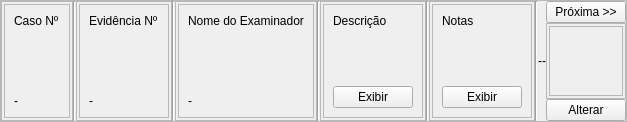
                  <widget class="QWidget" name="info">
                   <layout class="QGridLayout" name="gridLayout_82">
                    <property name="leftMargin">
                     <number>0</number>
                    </property>
                    <property name="topMargin">
                     <number>0</number>
                    </property>
                    <property name="rightMargin">
                     <number>0</number>
                    </property>
                    <property name="bottomMargin">
                     <number>0</number>
                    </property>
                    <property name="spacing">
                     <number>0</number>
                    </property>
                    <item row="0" column="0">
                     <widget class="QFrame" name="frame_relatorio">
                      <property name="frameShape">
                       <enum>QFrame::StyledPanel</enum>
                      </property>
                      <property name="frameShadow">
                       <enum>QFrame::Raised</enum>
                      </property>
                      <layout class="QGridLayout" name="gridLayout_84">
                       <property name="leftMargin">
                        <number>0</number>
                       </property>
                       <property name="topMargin">
                        <number>0</number>
                       </property>
                       <property name="rightMargin">
                        <number>0</number>
                       </property>
                       <property name="bottomMargin">
                        <number>0</number>
                       </property>
                       <property name="spacing">
                        <number>0</number>
                       </property>
                       <item row="0" column="0">
                        <layout class="QGridLayout" name="gridLayout_85">
                         <property name="spacing">
                          <number>0</number>
                         </property>
                         <item row="1" column="1">
                          <layout class="QGridLayout" name="gridLayout_91">
                           <property name="spacing">
                            <number>0</number>
                           </property>
                           <item row="2" column="0">
                            <widget class="QPushButton" name="pushButton_changeParams">
                             <property name="maximumSize">
                              <size>
                               <width>82</width>
                               <height>16777215</height>
                              </size>
                             </property>
                             <property name="text">
                              <string>Alterar</string>
                             </property>
                            </widget>
                           </item>
                           <item row="0" column="0">
                            <widget class="QPushButton" name="pushButton_secondTab">
                             <property name="maximumSize">
                              <size>
                               <width>82</width>
                               <height>16777215</height>
                              </size>
                             </property>
                             <property name="text">
                              <string>Próxima &gt;&gt;</string>
                             </property>
                            </widget>
                           </item>
                           <item row="1" column="0">
                            <widget class="QFrame" name="frame_18">
                             <property name="frameShape">
                              <enum>QFrame::StyledPanel</enum>
                             </property>
                             <property name="frameShadow">
                              <enum>QFrame::Raised</enum>
                             </property>
                             <layout class="QGridLayout" name="gridLayout_100">
                              <property name="leftMargin">
                               <number>2</number>
                              </property>
                              <property name="topMargin">
                               <number>2</number>
                              </property>
                              <property name="rightMargin">
                               <number>2</number>
                              </property>
                              <property name="bottomMargin">
                               <number>2</number>
                              </property>
                              <property name="spacing">
                               <number>0</number>
                              </property>
                              <item row="0" column="0">
                               <widget class="QFrame" name="frame_20">
                                <property name="frameShape">
                                 <enum>QFrame::StyledPanel</enum>
                                </property>
                                <property name="frameShadow">
                                 <enum>QFrame::Raised</enum>
                                </property>
                                <layout class="QGridLayout" name="gridLayout_103">
                                 <property name="leftMargin">
                                  <number>2</number>
                                 </property>
                                 <property name="topMargin">
                                  <number>2</number>
                                 </property>
                                 <property name="rightMargin">
                                  <number>2</number>
                                 </property>
                                 <property name="bottomMargin">
                                  <number>2</number>
                                 </property>
                                 <property name="spacing">
                                  <number>2</number>
                                 </property>
                                 <item row="0" column="0">
                                  <spacer name="verticalSpacer_5">
                                   <property name="orientation">
                                    <enum>Qt::Vertical</enum>
                                   </property>
                                   <property name="sizeHint" stdset="0">
                                    <size>
                                     <width>20</width>
                                     <height>43</height>
                                    </size>
                                   </property>
                                  </spacer>
                                 </item>
                                </layout>
                               </widget>
                              </item>
                             </layout>
                            </widget>
                           </item>
                          </layout>
                         </item>
                         <item row="1" column="0">
                          <layout class="QGridLayout" name="gridLayout_83">
                           <property name="spacing">
                            <number>0</number>
                           </property>
                           <item row="0" column="6">
                            <widget class="Line" name="line_3">
                             <property name="orientation">
                              <enum>Qt::Vertical</enum>
                             </property>
                            </widget>
                           </item>
                           <item row="0" column="12">
                            <widget class="Line" name="line_8">
                             <property name="orientation">
                              <enum>Qt::Vertical</enum>
                             </property>
                            </widget>
                           </item>
                           <item row="0" column="1">
                            <widget class="Line" name="line">
                             <property name="orientation">
                              <enum>Qt::Vertical</enum>
                             </property>
                            </widget>
                           </item>
                           <item row="0" column="10">
                            <widget class="Line" name="line_5">
                             <property name="orientation">
                              <enum>Qt::Vertical</enum>
                             </property>
                            </widget>
                           </item>
                           <item row="0" column="17">
                            <widget class="QLabel" name="label_notes">
                             <property name="text">
                              <string>-</string>
                             </property>
                            </widget>
                           </item>
                           <item row="0" column="15">
                            <widget class="QLabel" name="label_description">
                             <property name="text">
                              <string>-</string>
                             </property>
                            </widget>
                           </item>
                           <item row="0" column="2">
                            <widget class="QFrame" name="frame_17">
                             <property name="frameShape">
                              <enum>QFrame::StyledPanel</enum>
                             </property>
                             <property name="frameShadow">
                              <enum>QFrame::Raised</enum>
                             </property>
                             <layout class="QGridLayout" name="gridLayout_99">
                              <property name="leftMargin">
                               <number>2</number>
                              </property>
                              <property name="topMargin">
                               <number>2</number>
                              </property>
                              <property name="rightMargin">
                               <number>2</number>
                              </property>
                              <property name="bottomMargin">
                               <number>2</number>
                              </property>
                              <property name="spacing">
                               <number>2</number>
                              </property>
                              <item row="0" column="0">
                               <widget class="QFrame" name="frame_10">
                                <property name="frameShape">
                                 <enum>QFrame::StyledPanel</enum>
                                </property>
                                <property name="frameShadow">
                                 <enum>QFrame::Raised</enum>
                                </property>
                                <layout class="QGridLayout" name="gridLayout_93">
                                 <property name="leftMargin">
                                  <number>9</number>
                                 </property>
                                 <property name="topMargin">
                                  <number>9</number>
                                 </property>
                                 <property name="rightMargin">
                                  <number>9</number>
                                 </property>
                                 <property name="bottomMargin">
                                  <number>9</number>
                                 </property>
                                 <property name="spacing">
                                  <number>6</number>
                                 </property>
                                 <item row="0" column="0">
                                  <layout class="QGridLayout" name="gridLayout_87">
                                   <item row="0" column="0">
                                    <widget class="QLabel" name="label_13">
                                     <property name="styleSheet">
                                      <string notr="true">font: bold 8pt &quot;DroidSans&quot;;</string>
                                     </property>
                                     <property name="text">
                                      <string>Evidência Nº</string>
                                     </property>
                                    </widget>
                                   </item>
                                   <item row="2" column="0">
                                    <widget class="QLabel" name="label_evidenceInfo">
                                     <property name="text">
                                      <string>-</string>
                                     </property>
                                    </widget>
                                   </item>
                                   <item row="1" column="0">
                                    <spacer name="verticalSpacer_10">
                                     <property name="orientation">
                                      <enum>Qt::Vertical</enum>
                                     </property>
                                     <property name="sizeHint" stdset="0">
                                      <size>
                                       <width>20</width>
                                       <height>40</height>
                                      </size>
                                     </property>
                                    </spacer>
                                   </item>
                                  </layout>
                                 </item>
                                </layout>
                               </widget>
                              </item>
                             </layout>
                            </widget>
                           </item>
                           <item row="0" column="5">
                            <widget class="QFrame" name="frame_12">
                             <property name="frameShape">
                              <enum>QFrame::StyledPanel</enum>
                             </property>
                             <property name="frameShadow">
                              <enum>QFrame::Raised</enum>
                             </property>
                             <layout class="QGridLayout" name="gridLayout_95">
                              <property name="leftMargin">
                               <number>2</number>
                              </property>
                              <property name="topMargin">
                               <number>2</number>
                              </property>
                              <property name="rightMargin">
                               <number>2</number>
                              </property>
                              <property name="bottomMargin">
                               <number>2</number>
                              </property>
                              <property name="spacing">
                               <number>2</number>
                              </property>
                              <item row="0" column="0">
                               <widget class="QFrame" name="frame_11">
                                <property name="frameShape">
                                 <enum>QFrame::StyledPanel</enum>
                                </property>
                                <property name="frameShadow">
                                 <enum>QFrame::Raised</enum>
                                </property>
                                <layout class="QGridLayout" name="gridLayout_94">
                                 <property name="leftMargin">
                                  <number>9</number>
                                 </property>
                                 <property name="topMargin">
                                  <number>9</number>
                                 </property>
                                 <property name="rightMargin">
                                  <number>9</number>
                                 </property>
                                 <property name="bottomMargin">
                                  <number>9</number>
                                 </property>
                                 <property name="spacing">
                                  <number>6</number>
                                 </property>
                                 <item row="0" column="2">
                                  <layout class="QGridLayout" name="gridLayout_88">
                                   <item row="3" column="0">
                                    <widget class="QLabel" name="label_examinerInfo">
                                     <property name="text">
                                      <string>-</string>
                                     </property>
                                    </widget>
                                   </item>
                                   <item row="0" column="0">
                                    <widget class="QLabel" name="label_14">
                                     <property name="styleSheet">
                                      <string notr="true">font: bold 8pt &quot;DroidSans&quot;;</string>
                                     </property>
                                     <property name="text">
                                      <string>Nome do Examinador</string>
                                     </property>
                                    </widget>
                                   </item>
                                   <item row="1" column="0">
                                    <spacer name="verticalSpacer_12">
                                     <property name="orientation">
                                      <enum>Qt::Vertical</enum>
                                     </property>
                                     <property name="sizeHint" stdset="0">
                                      <size>
                                       <width>20</width>
                                       <height>40</height>
                                      </size>
                                     </property>
                                    </spacer>
                                   </item>
                                   <item row="2" column="0">
                                    <spacer name="horizontalSpacer_20">
                                     <property name="orientation">
                                      <enum>Qt::Horizontal</enum>
                                     </property>
                                     <property name="sizeHint" stdset="0">
                                      <size>
                                       <width>40</width>
                                       <height>20</height>
                                      </size>
                                     </property>
                                    </spacer>
                                   </item>
                                  </layout>
                                 </item>
                                </layout>
                               </widget>
                              </item>
                             </layout>
                            </widget>
                           </item>
                           <item row="0" column="11">
                            <widget class="QFrame" name="frame_14">
                             <property name="frameShape">
                              <enum>QFrame::StyledPanel</enum>
                             </property>
                             <property name="frameShadow">
                              <enum>QFrame::Raised</enum>
                             </property>
                             <layout class="QGridLayout" name="gridLayout_102">
                              <property name="leftMargin">
                               <number>2</number>
                              </property>
                              <property name="topMargin">
                               <number>2</number>
                              </property>
                              <property name="rightMargin">
                               <number>2</number>
                              </property>
                              <property name="bottomMargin">
                               <number>2</number>
                              </property>
                              <property name="spacing">
                               <number>2</number>
                              </property>
                              <item row="0" column="0">
                               <widget class="QFrame" name="frame_15">
                                <property name="frameShape">
                                 <enum>QFrame::StyledPanel</enum>
                                </property>
                                <property name="frameShadow">
                                 <enum>QFrame::Raised</enum>
                                </property>
                                <layout class="QGridLayout" name="gridLayout_97">
                                 <item row="0" column="0">
                                  <layout class="QVBoxLayout" name="verticalLayout_13">
                                   <item>
                                    <widget class="QLabel" name="label_16">
                                     <property name="styleSheet">
                                      <string notr="true">font: bold 8pt &quot;DroidSans&quot;;</string>
                                     </property>
                                     <property name="text">
                                      <string>Notas</string>
                                     </property>
                                    </widget>
                                   </item>
                                   <item>
                                    <spacer name="verticalSpacer_14">
                                     <property name="orientation">
                                      <enum>Qt::Vertical</enum>
                                     </property>
                                     <property name="sizeHint" stdset="0">
                                      <size>
                                       <width>20</width>
                                       <height>40</height>
                                      </size>
                                     </property>
                                    </spacer>
                                   </item>
                                   <item>
                                    <widget class="QPushButton" name="pushButton_showNotes">
                                     <property name="text">
                                      <string>Exibir</string>
                                     </property>
                                    </widget>
                                   </item>
                                  </layout>
                                 </item>
                                </layout>
                               </widget>
                              </item>
                             </layout>
                            </widget>
                           </item>
                           <item row="0" column="0">
                            <widget class="QFrame" name="frame_16">
                             <property name="frameShape">
                              <enum>QFrame::StyledPanel</enum>
                             </property>
                             <property name="frameShadow">
                              <enum>QFrame::Raised</enum>
                             </property>
                             <layout class="QGridLayout" name="gridLayout_98">
                              <property name="leftMargin">
                               <number>2</number>
                              </property>
                              <property name="topMargin">
                               <number>2</number>
                              </property>
                              <property name="rightMargin">
                               <number>2</number>
                              </property>
                              <property name="bottomMargin">
                               <number>2</number>
                              </property>
                              <property name="spacing">
                               <number>2</number>
                              </property>
                              <item row="0" column="0">
                               <widget class="QFrame" name="frame_9">
                                <property name="frameShape">
                                 <enum>QFrame::StyledPanel</enum>
                                </property>
                                <property name="frameShadow">
                                 <enum>QFrame::Raised</enum>
                                </property>
                                <layout class="QGridLayout" name="gridLayout_92">
                                 <property name="leftMargin">
                                  <number>9</number>
                                 </property>
                                 <property name="topMargin">
                                  <number>9</number>
                                 </property>
                                 <property name="rightMargin">
                                  <number>9</number>
                                 </property>
                                 <property name="bottomMargin">
                                  <number>9</number>
                                 </property>
                                 <property name="spacing">
                                  <number>6</number>
                                 </property>
                                 <item row="0" column="0">
                                  <layout class="QGridLayout" name="gridLayout_86">
                                   <item row="0" column="0">
                                    <widget class="QLabel" name="label_12">
                                     <property name="styleSheet">
                                      <string notr="true">font: bold 8pt &quot;DroidSans&quot;;</string>
                                     </property>
                                     <property name="text">
                                      <string>Caso Nº</string>
                                     </property>
                                    </widget>
                                   </item>
                                   <item row="2" column="0">
                                    <widget class="QLabel" name="label_caseNumberInfo">
                                     <property name="text">
                                      <string>-</string>
                                     </property>
                                    </widget>
                                   </item>
                                   <item row="1" column="0">
                                    <spacer name="verticalSpacer_9">
                                     <property name="orientation">
                                      <enum>Qt::Vertical</enum>
                                     </property>
                                     <property name="sizeHint" stdset="0">
                                      <size>
                                       <width>20</width>
                                       <height>40</height>
                                      </size>
                                     </property>
                                    </spacer>
                                   </item>
                                  </layout>
                                 </item>
                                </layout>
                               </widget>
                              </item>
                             </layout>
                            </widget>
                           </item>
                           <item row="0" column="9">
                            <widget class="QFrame" name="frame_19">
                             <property name="frameShape">
                              <enum>QFrame::StyledPanel</enum>
                             </property>
                             <property name="frameShadow">
                              <enum>QFrame::Raised</enum>
                             </property>
                             <layout class="QGridLayout" name="gridLayout_101">
                              <property name="leftMargin">
                               <number>2</number>
                              </property>
                              <property name="topMargin">
                               <number>2</number>
                              </property>
                              <property name="rightMargin">
                               <number>2</number>
                              </property>
                              <property name="bottomMargin">
                               <number>2</number>
                              </property>
                              <property name="spacing">
                               <number>2</number>
                              </property>
                              <item row="0" column="0">
                               <widget class="QFrame" name="frame_13">
                                <property name="frameShape">
                                 <enum>QFrame::StyledPanel</enum>
                                </property>
                                <property name="frameShadow">
                                 <enum>QFrame::Raised</enum>
                                </property>
                                <layout class="QGridLayout" name="gridLayout_96">
                                 <item row="0" column="0">
                                  <layout class="QGridLayout" name="gridLayout_89">
                                   <item row="0" column="0">
                                    <widget class="QLabel" name="label_15">
                                     <property name="styleSheet">
                                      <string notr="true">font: bold 8pt &quot;DroidSans&quot;;</string>
                                     </property>
                                     <property name="text">
                                      <string>Descrição</string>
                                     </property>
                                    </widget>
                                   </item>
                                   <item row="2" column="0">
                                    <widget class="QPushButton" name="pushButton_showDescription">
                                     <property name="text">
                                      <string>Exibir</string>
                                     </property>
                                    </widget>
                                   </item>
                                   <item row="1" column="0">
                                    <spacer name="verticalSpacer_13">
                                     <property name="orientation">
                                      <enum>Qt::Vertical</enum>
                                     </property>
                                     <property name="sizeHint" stdset="0">
                                      <size>
                                       <width>20</width>
                                       <height>40</height>
                                      </size>
                                     </property>
                                    </spacer>
                                   </item>
                                  </layout>
                                 </item>
                                </layout>
                               </widget>
                              </item>
                             </layout>
                            </widget>
                           </item>
                           <item row="0" column="3">
                            <widget class="Line" name="line_2">
                             <property name="orientation">
                              <enum>Qt::Vertical</enum>
                             </property>
                            </widget>
                           </item>
                          </layout>
                         </item>
                         <item row="0" column="1">
                          <layout class="QGridLayout" name="gridLayout_90"/>
                         </item>
                        </layout>
                       </item>
                      </layout>
                     </widget>
                    </item>
                   </layout>
                  </widget>
